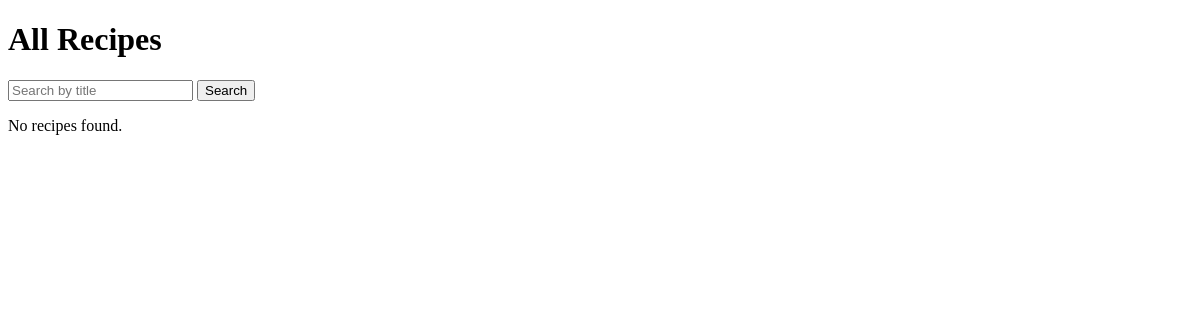
Before: / with the older database file.
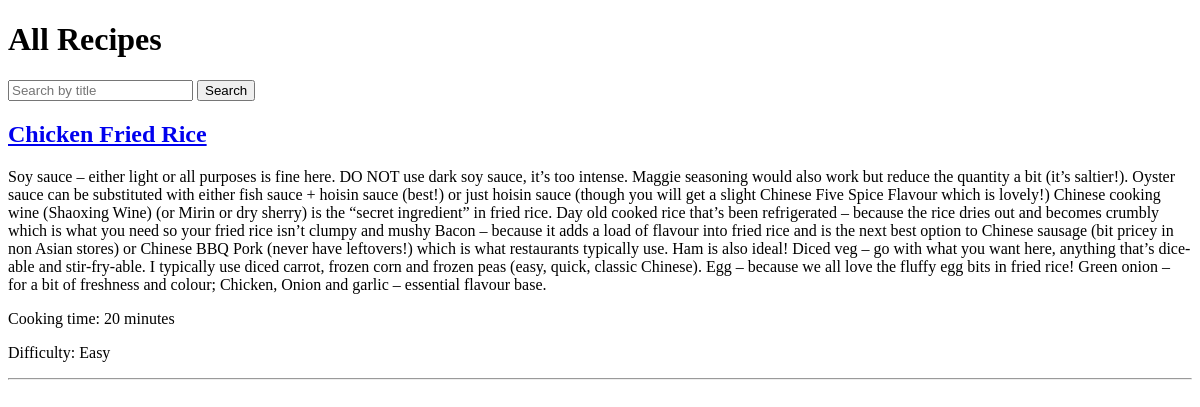
After: the same page with the newer database file.
### recipes/models.py (models this page shows, shortened)
class Recipe(models.Model):
    title = models.CharField(max_length=200)
    image = models.ImageField(upload_to='recipe_images/', null=True, blank=True)
    ingredients = models.TextField()
    steps = models.TextField()
    cooking_time = models.PositiveIntegerField()
    DIFFICULTY_CHOICES = [
        ("Easy", "Easy"),
        ("Medium", "Medium"),
        ("Hard", "Hard"),
    ]
    difficulty = models.CharField(
        max_length=10,
        choices=DIFFICULTY_CHOICES
    )
    creator = models.ForeignKey(User, on_delete=models.CASCADE)
    view_count = models.PositiveIntegerField(default=0)
    created_at = models.DateTimeField(auto_now_add=True)

### recipes/views.py (the view)
# urls.py: path('', views.recipe_list, name='recipe_list'),
def recipe_list(request):
    query = request.GET.get('q')
    if query:
        recipes = Recipe.objects.filter(title__icontains=query)
    else:
        recipes = Recipe.objects.all()
    return render(request, 'recipes/recipe_list.html', {
        'recipes': recipes,
        'query': query
    })

### recipes/templates/recipes/recipe_list.html (shortened to what this page needs)
<!DOCTYPE html>
<html>
<head>
</head>
<body>
<h1>All Recipes</h1>
<form method="get">
    <input type="text" name="q" placeholder="Search by title" value="{{ query|default:'' }}">
    <button type="submit">Search</button>
</form>
{% if recipes %}
    {% for recipe in recipes %}
        <h2>
            <a href="{% url 'recipe_detail' recipe.id %}">
                {{ recipe.title }}
            </a>
        </h2>
        <p>{{ recipe.ingredients }}</p>
        <p>Cooking time: {{ recipe.cooking_time }} minutes</p>
        <p>Difficulty: {{ recipe.difficulty }}</p>
        <hr>
    {% endfor %}
{% else %}
    <p>No recipes found.</p>
{% endif %}
</body>
</html>

Changed rows visible on the page:
added Recipe: title "Chicken Fried Rice", ingredients "Soy sauce – either light or all purposes is fine here. DO NOT use dark soy sauce, it’s too intense. Maggie seasoning would also work but reduce the quantity a bit (it’s saltier!). Oyster sauce can be substituted with either fish sauce + hoisin sauce (best!) or just hoisin sauce (though you will get a slight Chinese Five Spice Flavour which is lovely!) Chinese cooking wine (Shaoxing Wine) (or Mirin or dry sherry) is the “secret ingredient” in fried rice. Day old cooked rice that’s been refrigerated – because the rice dries out and becomes crumbly which is what you need so your fried rice isn’t clumpy and mushy Bacon – because it adds a load of flavour into fried rice and is the next best…", cooking_time "20", difficulty "Easy"
Other visible differences:
text no longer shown: "No recipes found."
